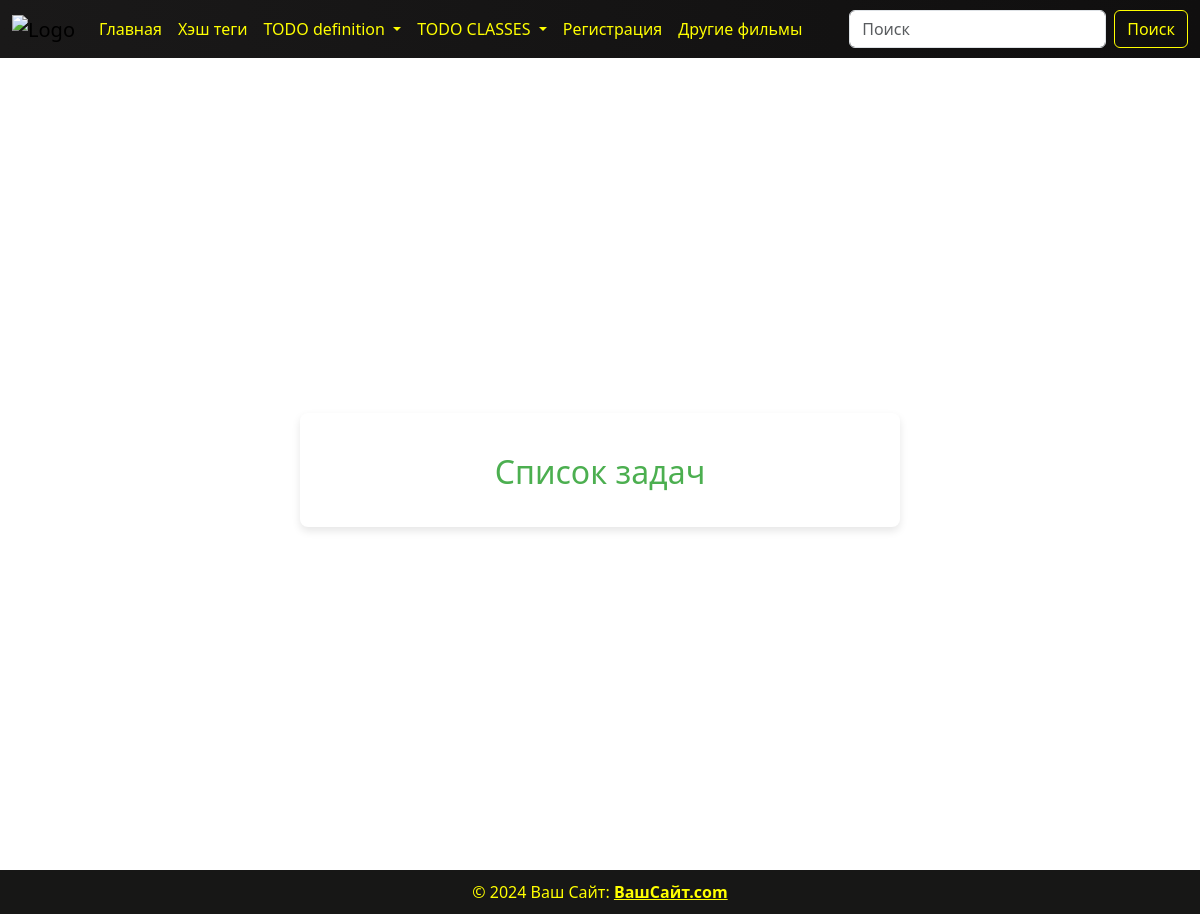
The page /todo_list/ on the database as committed earlier.
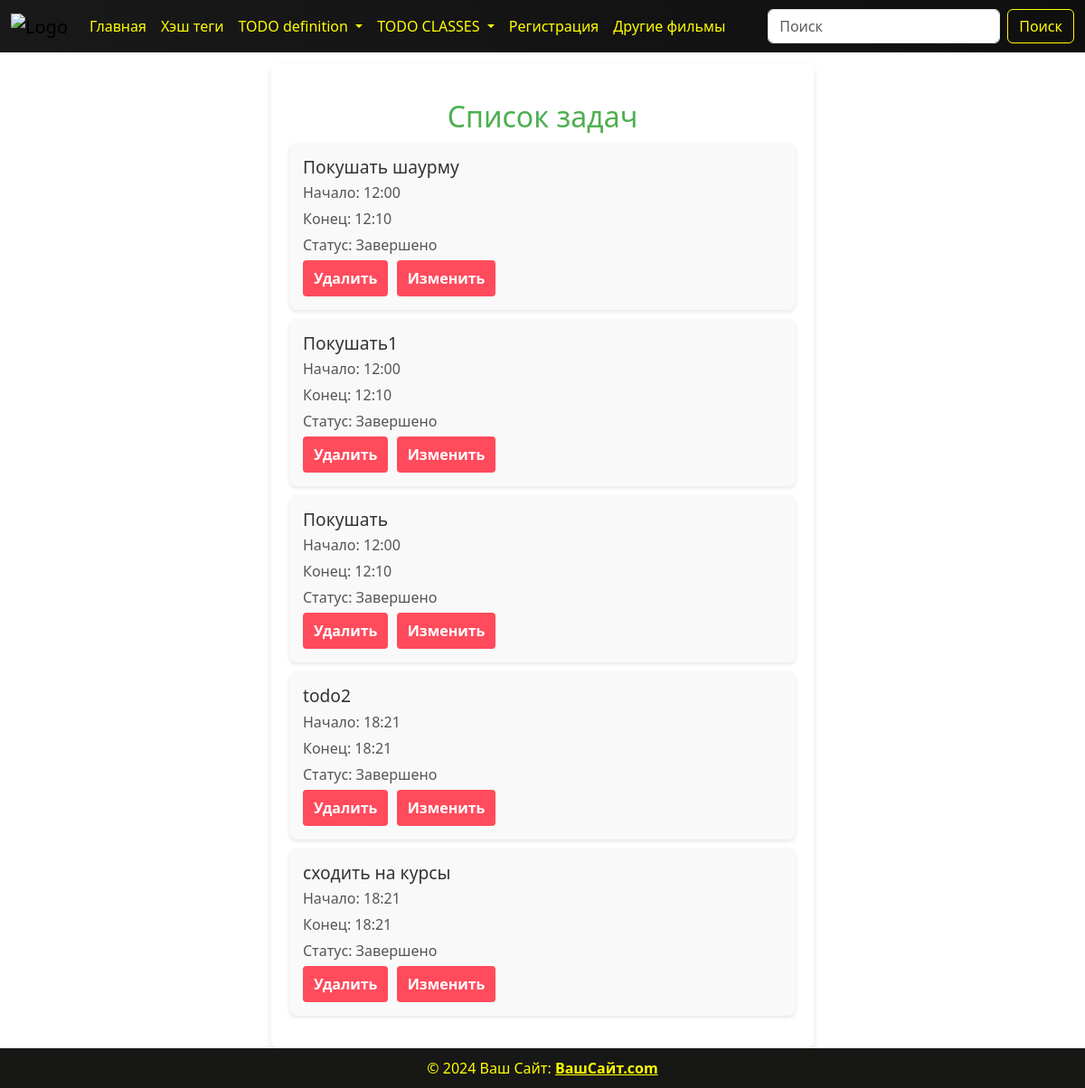
The same page on the database as committed later.
### todo/models.py (models this page shows, shortened)
class Todo(models.Model):
    CHECK_CHOICES = (
        ("✅", "✅"),
        ("❌", "❌")
    )
    title_todo = models.CharField(max_length=100,verbose_name='Укажите задачу')
    time_start = models.TimeField(verbose_name='укажите время начала')
    time_end = models.TimeField(verbose_name='укажите время конца задачи')
    check_yes_no = models.CharField(max_length=100, verbose_name='укажите выполнено задача или нет',
                             choices=CHECK_CHOICES)

### todo/views.py (the view)
# urls.py: path('todo_list/', views.todo_list, name='todoList'),
def todo_list(request):
    if request.method == 'GET':
        todo_list = models.Todo.objects.filter().order_by('-id')
        return render(request, template_name='todo/todo_list.html',
                      context={'todo_list': todo_list})

### templates/todo/todo_list.html
{% load static %}
{% include '../header.html' %}
<link rel="stylesheet" href="{% static 'css/todo_list.css' %}">
<div class="container">
    <div class="todo-list">
        <h2>Список задач</h2>
        <ul>
            {% for i in todo_list %}
            <li>
                <h1>{{ i.title_todo }}</h1>
                <p>Начало: {{ i.time_start }}</p>
                <p>Конец: {{ i.time_end }}</p>
                <p>Статус: {% if i.check_yes_no %}Завершено{% else %}Не завершено{% endif %}</p>
                <button><a href="/todo_class/{{ i.id }}/delete/">Удалить</a></button>
                <button><a href="/todo_list/{{ i.id }}/update/">Изменить</a></button>
            </li>
            {% endfor %}
        </ul>
    </div>
</div>
{% include '../footer.html' %}

Rows that differ between the two databases and show on the page:
added Todo: title_todo "Покушать шаурму", time_start "12:00", time_end "12:10", check_yes_no "Завершено"
added Todo: title_todo "Покушать1", time_start "12:00", time_end "12:10", check_yes_no "Завершено"
added Todo: title_todo "Покушать", time_start "12:00", time_end "12:10", check_yes_no "Завершено"
added Todo: title_todo "todo2", time_start "18:21", time_end "18:21", check_yes_no "Завершено"
added Todo: title_todo "сходить на курсы", time_start "18:21", time_end "18:21", check_yes_no "Завершено"
